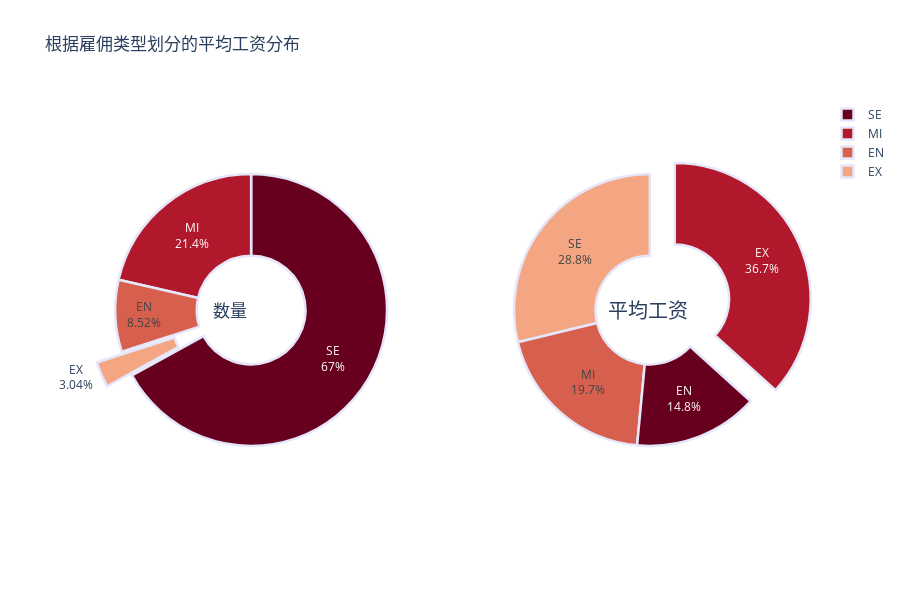

Notebook code for this chart:
### Code cell
count_values = df.experience_level.value_counts()
salary_values = df.groupby('experience_level').mean(
    numeric_only=True)['salary_in_usd']

fig = make_subplots(rows=1, cols=2, specs=[
                    [{'type': 'domain'}, {'type': 'domain'}]])

count_trace = go.Pie(
    labels=count_values.index,
    values=count_values.values,
    pull=[0, 0, 0, 0.2],
    name="数量"
)

salary_trace = go.Pie(
    labels=salary_values.index,
    values=salary_values.values,
    pull=[0, 0.2, 0, 0],
    name="平均工资"
)


fig.add_trace(count_trace, row=1, col=1)
fig.add_trace(salary_trace, row=1, col=2)

# Update the traces
fig.update_traces(
    textinfo='label+percent',
    hole=0.4,
    marker=dict(
        colors=px.colors.sequential.RdBu,
        line_color='lavender',
        line_width=2.5
    )
)

fig.update_layout(
    title_text="根据雇佣类型划分的平均工资分布",
    height=600,
    annotations=[
        dict(
            text="数量",
            font_size=17,
            showarrow=False,
            x=0.17
        ),
        dict(
            text="平均工资",
            font_size=20,
            showarrow=False,
            x=0.83
        )
    ]
)

fig.show()

fig = make_subplots()

bar_trace = go.Bar(
    x=salary_values.index,
    y=salary_values.values,
    name="平均工资(柱状图)",
    text=salary_values.values,
    marker=dict(
        color='brown',
        line_color='white',
        line_width=2.5,
    )
)

fig.add_trace(bar_trace)

fig.update_layout(
    title="根据雇佣类型划分的平均工资分布",
    xaxis_title="雇佣类型",
    yaxis_title="平均工资（美元）",
    height=600
)

fig.show()

### Figure 1 — Plotly figure (JSON) as saved in the notebook; plotly's stock layout.template omitted (floating-point values rounded to 4 significant figures)
{"data": [{"domain": {"x": [0, 0.45], "y": [0, 1]}, "hole": 0.4, "labels": ["SE", "MI", "EN", "EX"], "marker": {"colors": ["rgb(103,0,31)", "rgb(178,24,43)", "rgb(214,96,77)", "rgb(244,165,130)", "rgb(253,219,199)", "rgb(247,247,247)", "rgb(209,229,240)", "rgb(146,197,222)", "rgb(67,147,195)", "rgb(33,102,172)", "rgb(5,48,97)"], "line": {"color": "lavender", "width": 2.5}}, "name": "数量", "pull": [0, 0, 0, 0.2], "textinfo": "label+percent", "type": "pie", "values": [2516, 805, 320, 114]}, {"domain": {"x": [0.55, 1], "y": [0, 1]}, "hole": 0.4, "labels": ["EN", "EX", "MI", "SE"], "marker": {"colors": ["rgb(103,0,31)", "rgb(178,24,43)", "rgb(214,96,77)", "rgb(244,165,130)", "rgb(253,219,199)", "rgb(247,247,247)", "rgb(209,229,240)", "rgb(146,197,222)", "rgb(67,147,195)", "rgb(33,102,172)", "rgb(5,48,97)"], "line": {"color": "lavender", "width": 2.5}}, "name": "平均工资", "pull": [0, 0.2, 0, 0], "textinfo": "label+percent", "type": "pie", "values": [78550.0, 194900.0, 104500.0, 153100.0]}], "layout": {"annotations": [{"font": {"size": 17}, "showarrow": false, "text": "数量", "x": 0.17}, {"font": {"size": 20}, "showarrow": false, "text": "平均工资", "x": 0.83}], "height": 600, "title": {"text": "根据雇佣类型划分的平均工资分布"}}}
